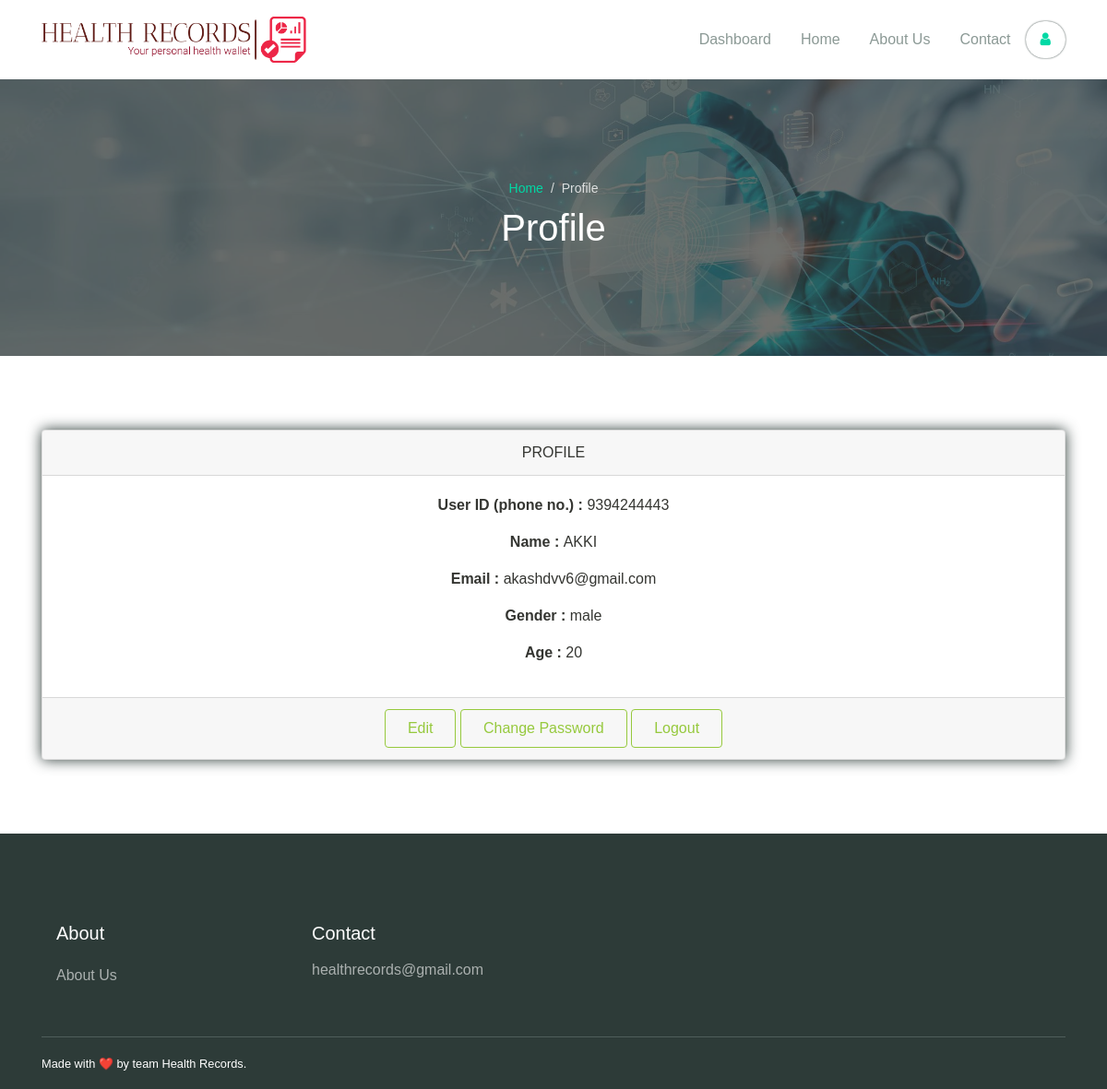
Screenshot of /dashboard.php (signed in) with the database file from the repository.
### tables this page shows
CREATE TABLE `users` (
  `phone` varchar(13) NOT NULL,
  `email` varchar(254) NOT NULL,
  `name` varchar(120) NOT NULL,
  `age` varchar(3) NOT NULL,
  `gender` varchar(10) NOT NULL,
  `password` varchar(200) NOT NULL,
  `type` varchar(20) NOT NULL
);

### dashboard.php (the view, shortened to what this page needs)
<?php
    $usid = $_SESSION['userid'];
    include('conn.php');
   $name = "";
   $age = "";
   $gender = "";
   $id = "";
   $email = "";
 $sql  = "SELECT * FROM `users` WHERE phone='$usid'";
    $smt = $conn->query($sql);
    $res = $smt->fetch_assoc();
    if(count($res) > 0)
    {
        $name = $res['name'];
        $age = $res['age'];
        $gender=$res['gender'];
        $id = $res['phone'];
        $email = $res['email'];
    }
?>
<!DOCTYPE html>
<html lang="en">
  <head>
    <link rel="stylesheet" href="assets/css/maicons.css">
    <link rel="stylesheet" href="assets/css/bootstrap.css">
    <link rel="stylesheet" href="assets/vendor/owl-carousel/css/owl.carousel.css">
    <link rel="stylesheet" href="assets/vendor/animate/animate.css">
    <link rel="stylesheet" href="assets/css/theme.css">
      <link rel="stylesheet" href="https://cdnjs.cloudflare.com/ajax/libs/font-awesome/4.7.0/css/font-awesome.min.css">
  <link rel="stylesheet" href="assets/css/styles.css">
  </head>
<body>
  <header>
    <nav class="navbar navbar-expand-lg navbar-light shadow-sm">
      <div class="container">
        <a class="navbar-brand" href="#">
          <img src="assets/img/icon/png/logo-no-background11.png" height="50px">
          </a>
        <div class="collapse navbar-collapse" id="navbarSupport">
          <ul class="navbar-nav ml-auto">
            <li class="nav-item ">
              <a class="nav-link" href="blog.php">Dashboard</a>
            </li>
            <li class="nav-item">
              <a class="nav-link" href="index.php">Home</a>
            </li>
            <li class="nav-item">
              <a class="nav-link" href="about.php">About Us</a>
            </li>
            <li class="nav-item">
              <a class="nav-link" href="contact.php">Contact</a>
            </li>
            <li class="nav-item active" >
                <a class="nav-link"  href="dashboard.php" style="border-radius: 32px; box-shadow: 0px 0px 2px #2D3B38;"><i class="fa fa-user"  aria-hidden="true"></i></a>
            </li>
          </ul>
        </div>
      </div>
    </nav>
  </header>
  <div class="page-banner overlay-dark bg-image" style="background-image: url(assets/img/bgimg.png);">
    <div class="banner-section">
      <div class="container text-center wow fadeInUp">
        <nav aria-label="Breadcrumb">
          <ol class="breadcrumb breadcrumb-dark bg-transparent justify-content-center py-0 mb-2">
            <li class="breadcrumb-item"><a href="index.php">Home</a></li>
            <li class="breadcrumb-item active" aria-current="page">Profile</li>
          </ol>
        </nav>
        <h1 class="font-weight-normal">Profile</h1>
      </div>
    </div>
  </div>
  <div class="page-section ">
    <div class="container">
    <div class="card text-center" style="box-shadow: 0px 0px 15px #2D3B38;">
  <div class="card-header">
    PROFILE
  </div>
  <div class="card-body">
      <div class="hde">
       <p><b>User ID (phone no.) :</b> <?php echo $id; ?></p>
      <p><b>Name : </b><?php echo $name; ?></p>
    <p><b>Email :</b> <?php echo $email; ?></p>
     <p><b>Gender :</b> <?php echo $gender; ?></p>
     <p><b>Age :</b> <?php echo $age; ?></p>
     </div>
  </div>
  <div class="card-footer text-muted">
    <button class="btn btn-outline-success" name = "edit" value="edit" onclick="edit()">Edit</button>
     <button class="btn btn-outline-success" name = "cpass" value="change" onclick="changepass()">Change Password</button>
          <button class="btn btn-outline-success" name = "cpass" value="change" onclick="logout()">Logout</button>
  </div>
</div>
    </div>
  </div>
  <footer class="page-footer">
    <div class="container">
      <div class="row px-md-3">
        <div class="col-sm-6 col-lg-3 py-3">
          <h5>About</h5>
          <ul class="footer-menu">
            <li><a href="#">About Us</a></li>
          </ul>
        </div>
        <div class="col-sm-6 col-lg-3 py-3">
          <h5>Contact</h5>
          <a href="#" class="footer-link">healthrecords@gmail.com</a>
        </div>
      </div>
      <hr>
<small>Made with ❤️ by team Health Records.</small>
    </div>
  </footer>
</body>
</html>

### assets/css/theme.css (style rules this page uses)
:root { --primary: #00D9A5; --accent: #FF3D85; --secondary: #4E5AFE; --warning: #EED818; --info: #05B4E1; --danger: #FF4943; --success: #96C93D; --dark: #343531; --light: #F5F9F6; --cs: #596261; --grey: #6E807A; }
body { font-family: "Source Sans Pro", sans-serif; line-height: 1.5; color: #343531; }
a { color: #07be94; text-decoration: none; background-color: transparent; }
.btn-outline-success { color: #96C93D; border-color: #96C93D; }
.btn { padding: 8px 24px; }
.breadcrumb { background-color: #f8f9fa; }
.breadcrumb-dark .breadcrumb-item a { color: #00D9A5; }
.breadcrumb-dark .breadcrumb-item + .breadcrumb-item::before { display: inline-block; padding-right: 0.5rem; color: rgba(255, 255, 255, 0.8); content: "/"; }
.breadcrumb-dark .breadcrumb-item.active { color: rgba(255, 255, 255, 0.8); }
.navbar { min-height: 70px; }
.navbar-brand { font-weight: 600; padding-top: 10px; padding-bottom: 10px; }
.navbar-nav { margin-top: 10px; border-top: 1px solid #E8EEE4; flex-shrink: 0; }
.navbar-nav .nav-link { transition: all .2s ease; }
.navbar-light .navbar-nav .nav-link { color: rgba(110, 128, 122, 0.8); }
.navbar-light .navbar-nav .show > .nav-link, .navbar-light .navbar-nav .active > .nav-link, .navbar-light .navbar-nav .nav-link.show, .navbar-light .navbar-nav .nav-link.active { font-weight: 500; color: #00D9A5; }
@media (min-width: 992px) { .navbar-expand-lg .navbar-nav { margin-top: 0; border-top: none; } }
@media (min-width: 992px) { .navbar-expand-lg .navbar-nav .nav-link { padding-right: 16px; padding-left: 16px; } }
@media (min-width: 992px) { .navbar-expand-lg .navbar-nav { align-items: center; } }
.bg-image { position: relative; background-position: center center; background-size: cover; background-repeat: no-repeat; }
.bg-image > * { position: relative; z-index: 10; }
.page-section { position: relative; padding-top: 80px; padding-bottom: 80px; overflow: hidden; }
.page-banner { position: relative; height: 300px; z-index: 10; }
.page-hero.overlay-dark::before, .page-banner.overlay-dark::before { content: ""; position: absolute; top: 0; left: 0; width: 100%; height: 100%; background: rgba(52, 53, 49, 0.7); z-index: 1; }
.page-banner .breadcrumb-item, .page-banner .breadcrumb-item a { font-size: 14px; }
.hero-section, .banner-section { position: relative; display: -ms-flexbox; display: flex; -ms-flex-align: center; align-items: center; -ms-flex-pack: center; justify-content: center; height: 100%; color: #ffffff; z-index: 10; }
.page-footer { position: relative; display: block; padding-top: 80px; padding-bottom: 16px; background-color: #2D3B38; color: #fff; }
.page-footer h5 { font-weight: 500; margin-bottom: 16px; }
.page-footer hr { border-color: #4F5E5B; }
.footer-menu { position: relative; list-style: none; padding-left: 0; }
.footer-menu a, .footer-link { display: inline-block; padding-top: 6px; padding-bottom: 6px; color: rgba(255, 255, 255, 0.6); transition: all .2s ease; }
.footer-link { padding: 0; margin-bottom: 16px; }

### rows the page displays
users: phone "9394244443", name "AKKI", email "akashdvv6@gmail.com", gender "male", age "20"
